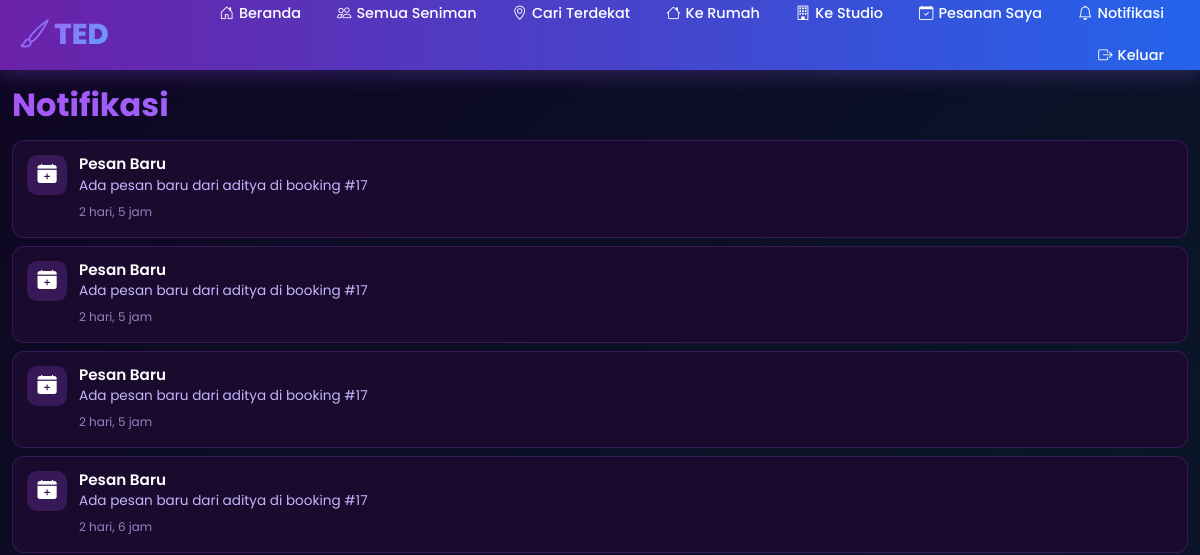
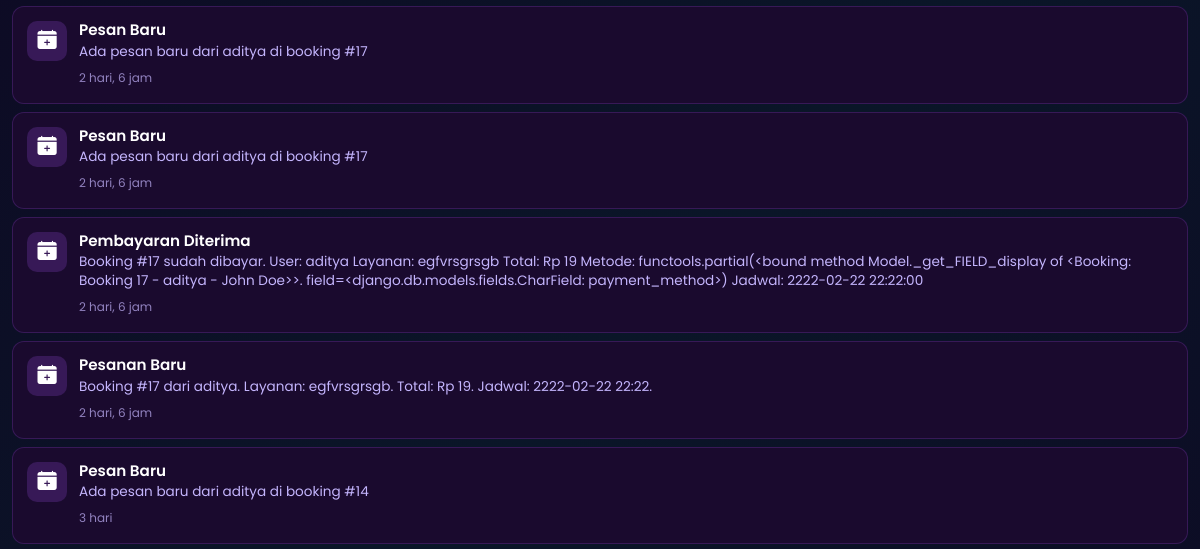
Page /notifications/ (signed in, upper part) on the earlier database version (2 pictures, top to bottom).
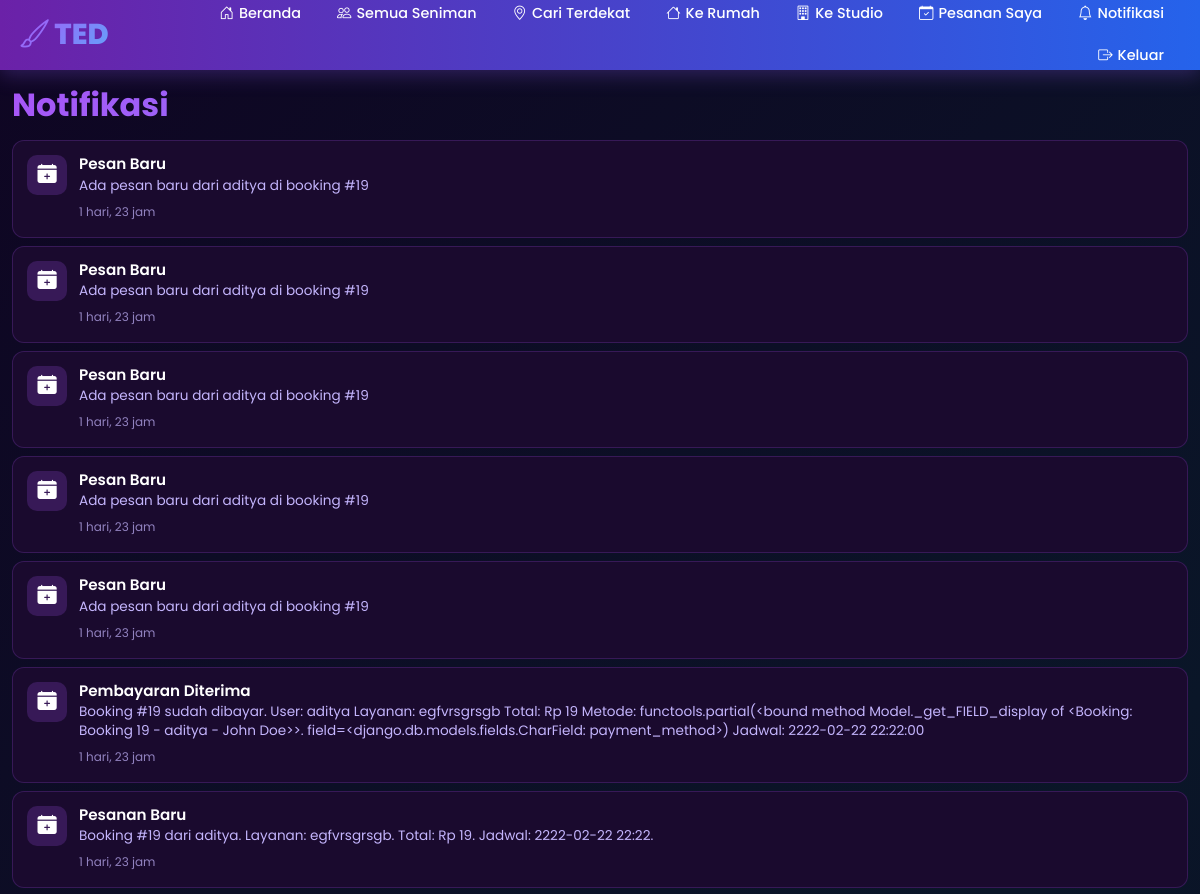
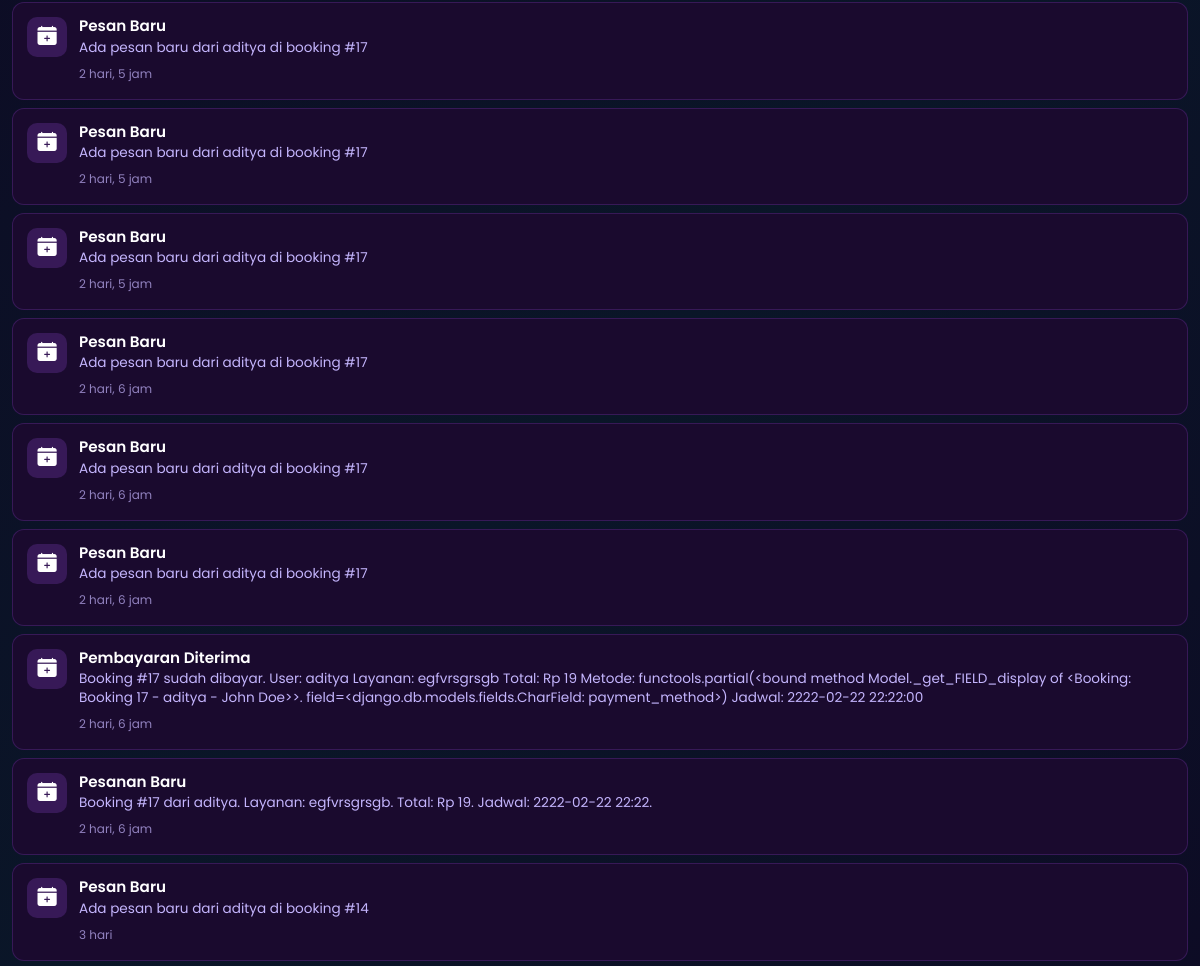
Same page on the later database version (2 pictures, top to bottom).
### tedapp/models.py (models this page shows, shortened)
class Notification(models.Model):
    NOTIF_TYPES = [
        ('booking_new', 'Pesanan Baru'),
        ('booking_confirmed', 'Pesanan Dikonfirmasi'),
        ('booking_cancelled', 'Pesanan Dibatalkan'),
        ('artist_arrived', 'Seniman Tiba'),
        ('promo', 'Promosi'),
    ]
    user = models.ForeignKey(User, on_delete=models.CASCADE, related_name='notifications')
    notif_type = models.CharField(max_length=20, choices=NOTIF_TYPES)
    title = models.CharField(max_length=200)
    message = models.TextField()
    is_read = models.BooleanField(default=False)
    created_at = models.DateTimeField(auto_now_add=True)

### tedapp/views.py (the view)
# urls.py: path('notifications/', views.notifications, name='notifications'),
@login_required
def notifications(request):
    notifs = Notification.objects.filter(user=request.user).order_by('-created_at')[:50]
    Notification.objects.filter(user=request.user, is_read=False).update(is_read=True)
    return render(request, 'tedapp/notifications.html', {'notifications': notifs})

### tedapp/templates/tedapp/notifications.html
{% extends 'tedapp/base.html' %}
{% load static %}
{% block extra_css %}
<link rel="stylesheet" href="{% static 'notifications.css' %}" />
{% endblock %}
{% block content %}
<div class="container py-3">
    <h2 class="section-title mb-3">Notifikasi</h2>
    <div class="notifications-list">
        {% for notif in notifications %}
        <div class="notification-item {% if not notif.is_read %}unread{% endif %}">
            <div class="notif-icon">
                {% if notif.notif_type == 'booking_new' %}
                <i class="bi bi-calendar-plus-fill"></i>
                {% elif notif.notif_type == 'booking_confirmed' %}
                <i class="bi bi-check-circle-fill text-success"></i>
                {% elif notif.notif_type == 'booking_cancelled' %}
                <i class="bi bi-x-circle-fill text-danger"></i>
                {% elif notif.notif_type == 'artist_arrived' %}
                <i class="bi bi-person-fill text-info"></i>
                {% else %}
                <i class="bi bi-gift-fill text-warning"></i>
                {% endif %}
            </div>
            <div class="notif-content">
                <h6 class="notif-title">{{ notif.title }}</h6>
                <p class="notif-message">{{ notif.message }}</p>
                <small class="notif-time">{{ notif.created_at|timesince }}</small>
            </div>
        </div>
        {% empty %}
        <div class="text-center py-5">
            <i class="bi bi-bell-slash fs-1" style="color: var(--text-secondary);"></i>
            <h5 class="mt-3">Tidak ada notifikasi</h5>
        </div>
        {% endfor %}
    </div>
</div>
{% endblock %}

Differences in the rows shown:
added Notification: notif_type "booking_new" (drawn), title "Pesan Baru", message "Ada pesan baru dari aditya di booking #19", created_at "1 hari, 23 jam"
added Notification: notif_type "booking_new" (drawn), title "Pesan Baru", message "Ada pesan baru dari aditya di booking #19", created_at "1 hari, 23 jam"
added Notification: notif_type "booking_new" (drawn), title "Pesan Baru", message "Ada pesan baru dari aditya di booking #19", created_at "1 hari, 23 jam"
added Notification: notif_type "booking_new" (drawn), title "Pesan Baru", message "Ada pesan baru dari aditya di booking #19", created_at "1 hari, 23 jam"
added Notification: notif_type "booking_new" (drawn), title "Pesan Baru", message "Ada pesan baru dari aditya di booking #19", created_at "1 hari, 23 jam"
added Notification: notif_type "booking_new" (drawn), title "Pembayaran Diterima", message "Booking #19 sudah dibayar. User: aditya Layanan: egfvrsgrsgb Total: Rp 19 Metode: functools.partial(<bound method Model._get_FIELD_display of <Booking: Booking 19 - aditya - John Doe>>. field=<django.db.models.fields.CharField: payment_method>) Jadwal: 2222-02-22 22:22:00", created_at "1 hari, 23 jam"
added Notification: notif_type "booking_new" (drawn), title "Pesanan Baru", message "Booking #19 dari aditya. Layanan: egfvrsgrsgb. Total: Rp 19. Jadwal: 2222-02-22 22:22.", created_at "1 hari, 23 jam"
